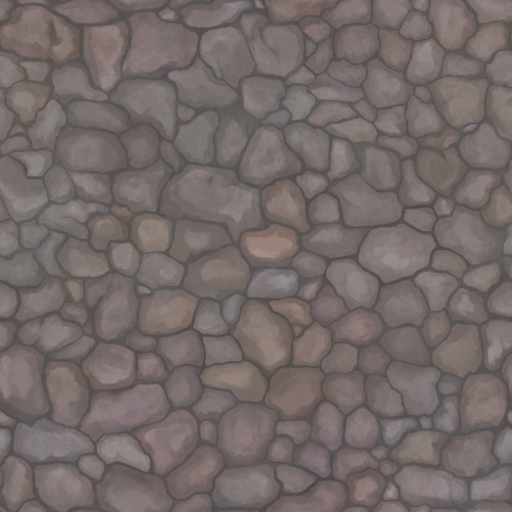
#> input picture Objects/models/nen_ve_tay/da.png, 512 x 512 px
$ python -i nen_sac.py   (imports and definitions only)
#> lines starting #> are read from the running program, lines starting #| are printed output that depends on the picture; after the words box and inside, x2 and y2 are one past the last pixel; in counts of white or black regions, pixels touching at a corner belong together
#> further down, picture is the input picture: shape (512, 512, 3); mean B, G, R 104.8, 106.5, 116.5
"""Dựng nền sân vẽ tay sắc nét cho shaders/ban_do_meshy.gdshader từ ảnh nền liền nen_min.jpg (lam_min.py).

Vì sao: nen_min.jpg chỉ 41 px/m (Thấp 20 px/m) mà camera trong trận cần ~100 px/m, ảnh bị phóng 2,5 - 5 lần
nên mép cỏ, mép lối đất nhòe như phim mờ. Thay vì phóng to ảnh (tốn bộ nhớ), tách nền thành:
- nen_lop.png (2048 x 1844, RGBA): R = khoảng cách có dấu tới mép cỏ, G = khoảng cách có dấu tới vùng đá /
  phù văn (0,5 là mép, mỗi đơn vị 1 m, kẹp +-0,5 m), B = bóng đổ vẽ sẵn dưới cây, đá, bụi, tường, A = nhiễu
  thưa để trộn 2 lớp vân cho không lộ ô lặp. Shader làm nét mép theo khoảng cách nên mép sắc ở mọi độ phóng
  (kiểu chữ SDF).
- nen_co.png, nen_dat.png (512 px): sắc màu cỏ, đất theo từng chỗ, loang tràn qua mép cho shader chọn bên.
- nen_da.png (1024 px, RGBA): màu vùng đá lát, phù văn, phiến đá, loang tràn qua mép; lối gạch và phiến đá xám
  chỉ giữ màu loang, phù văn giữ nguyên hình vẽ Meshy. A = lối gạch (STONE_PATHS).
- van_da.png (512 px, lát theo mét): R trống, G = phiến đá nứt (san_da.png), B = gạch cuội (da.png).
- van_nen.png (512 px, lát theo mét): R = vân cỏ (co_1.png + co_2.png), G = vân đất (dat.png + chút vết nứt san_da.png),
  B = vân lá cỏ ở mép (co_2.png), độ sáng chuẩn hóa quanh 0,5; chỉ đổi độ sáng nên giữ đúng tông màu.
Ảnh vân: nen_ve_tay/ (CC0, xem LICENSE.txt ở đó).

Chạy (sau lam_min.py, cần opencv-python-headless):
python3 -I nen_sac.py ../../models/ban_do_meshy/nen_min.jpg ../../maps/test_map.gd ../../models/nen_ve_tay ../../models/ban_do_meshy
"""

import os
import re
import sys

import cv2
import numpy as np

SIZE = (50.0, 45.0) # mét (x, z) mà nen_min.jpg phủ
SUN = np.array([-0.29, -0.5]) # hướng bóng đổ trên mặt sàn (đèn mặt trời test_map.gd xoay -55°, 30°)


def classes(img):
	"""Nhãn 0 cỏ, 1 đất, 2 đá / phù văn theo sắc độ, làm tròn mép cho mềm như nét cọ."""
	hsv = cv2.cvtColor(cv2.GaussianBlur(img, (0, 0), 1.5), cv2.COLOR_BGR2HSV) # ảnh float: H 0..360, S 0..1
#> hsv: shape (512, 512, 3); mean H, S, V 23.4, 25.9, 116.5
	h, s = hsv[..., 0] / 2.0, hsv[..., 1]
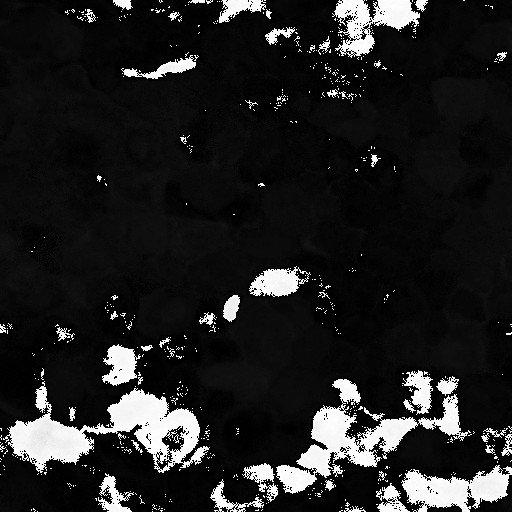
#> h: shape (512, 512) float64; min 0, max 89.5, mean 11.7; drawn with min black and max white
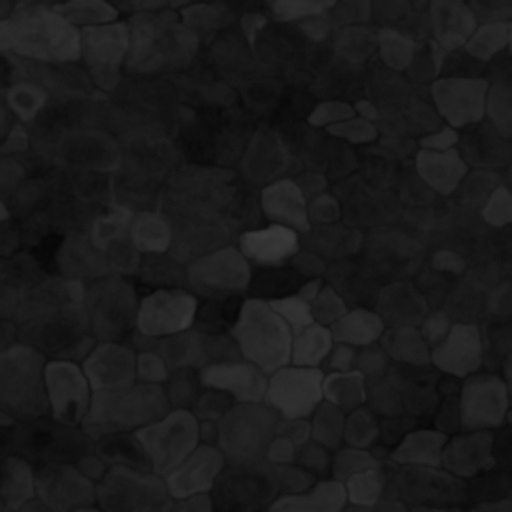
#> s: shape (512, 512); min 5, max 59, mean 25.9
	grass = ((h >= 31) & (h <= 80) & (s > 0.28)).astype(np.float32)
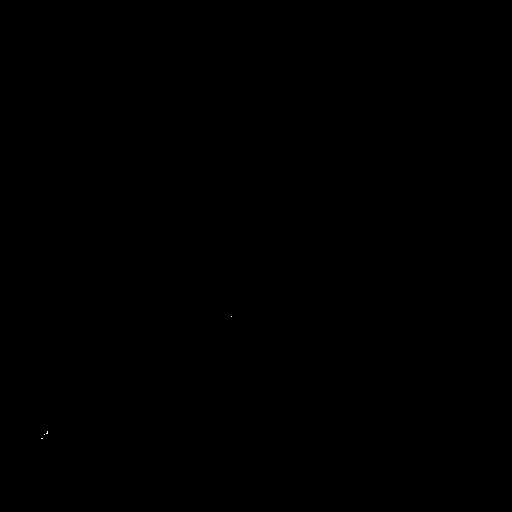
#> grass: shape (512, 512) float32; values 0 (black) and 1 (white), 0% white in thin lines or dots, all inside (x1, y1, x2, y2) = (41, 316, 232, 439)
	dirt = ((h >= 5) & (h < 31) & (s > 0.22)).astype(np.float32) * (1.0 - grass)
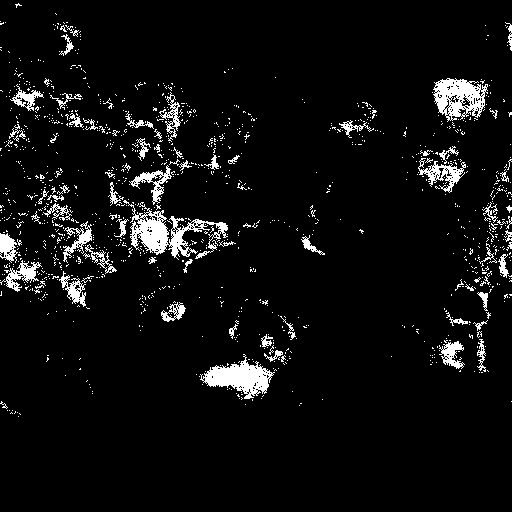
#> dirt: shape (512, 512) float32; values 0 (black) and 1 (white), 5.8% white; 1184 white regions (1112 under 20 px), largest, box (x1, y1, x2, y2) and area: (123, 200, 228, 260) 2003, (200, 354, 275, 399) 1516, (433, 78, 488, 122) 1410
	other = 1.0 - grass - dirt
	stack = np.stack([cv2.GaussianBlur(m, (0, 0), 4.0) for m in (grass, dirt, other)], -1)
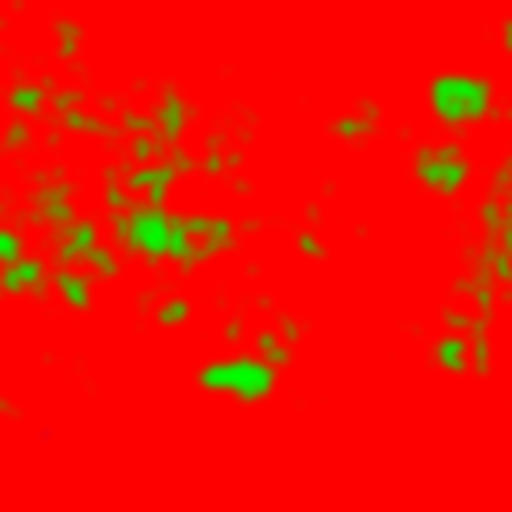
#> stack: shape (512, 512, 3) float32; mean of channels 0, 1, 2 3.05e-05, 0.0579, 0.942; drawn as B, G, R
	label = np.argmax(stack, -1).astype(np.uint8)
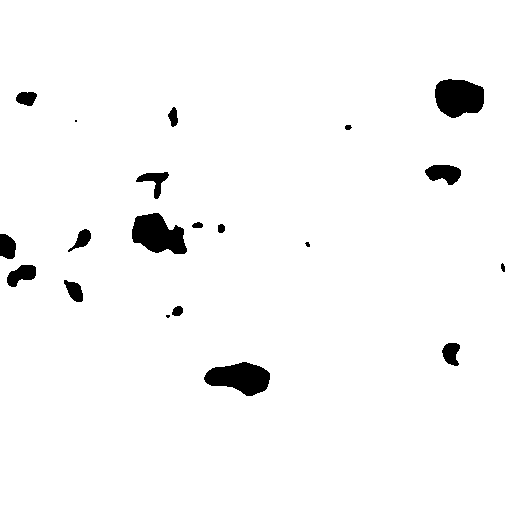
#> label: shape (512, 512); values 1 (black) and 2 (white), 97.1% white; 20 black regions (3 under 20 px), largest, box (x1, y1, x2, y2) and area: (132, 213, 187, 254) 1542, (435, 79, 484, 118) 1508, (204, 362, 270, 396) 1486
	return cv2.medianBlur(label, 7)
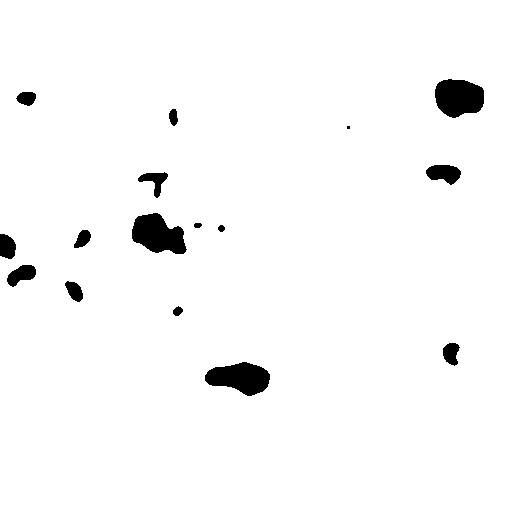
#> returned value: shape (512, 512); values 1 (black) and 2 (white), 97.2% white; 16 black regions (1 under 20 px), largest, box (x1, y1, x2, y2) and area: (132, 213, 187, 254) 1532, (435, 79, 484, 118) 1499, (205, 362, 270, 396) 1472


# [137 lines left out: functions signed_field, spread, consts, shadows, cobble_mask, stone_detail and 2 more, not called in this run]


# [2 lines not run here, left out]

>>> import cv2
>>> picture = cv2.imread('../../models/nen_ve_tay/da.png')
>>> result = classes(picture)
